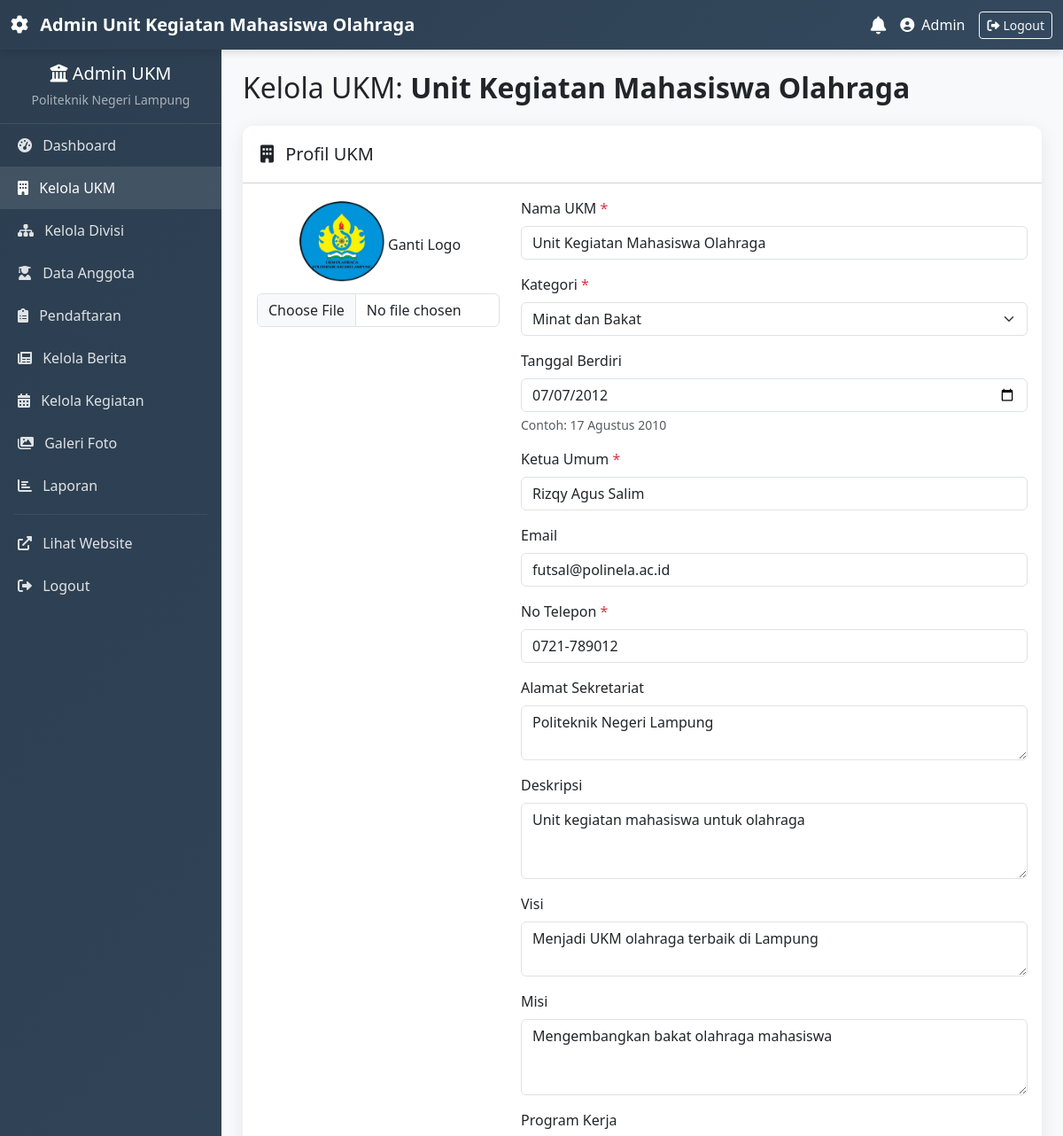
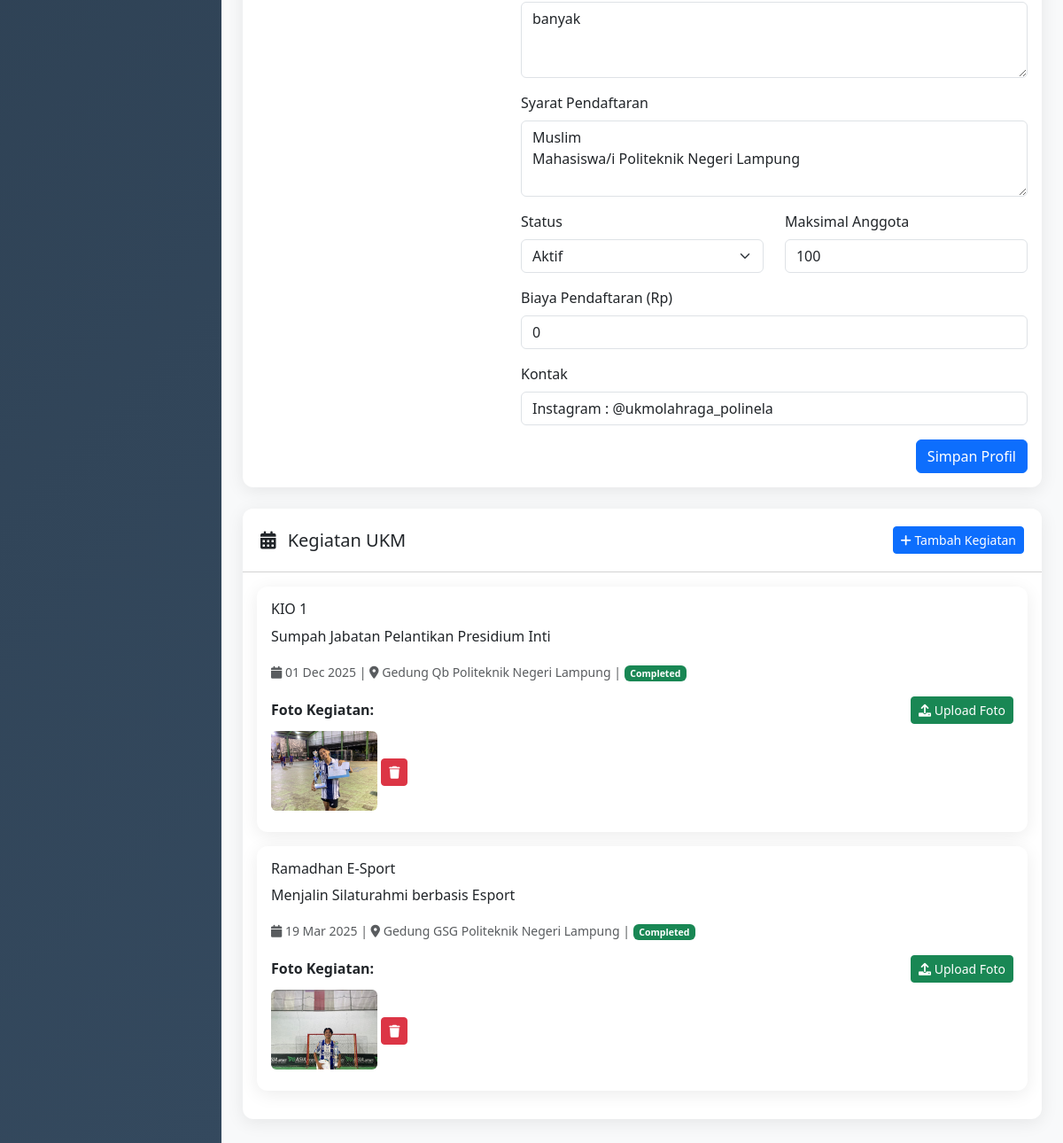
The page /admin/kelola_ukm.php (signed in) on the database as committed earlier (2 pictures, top to bottom).
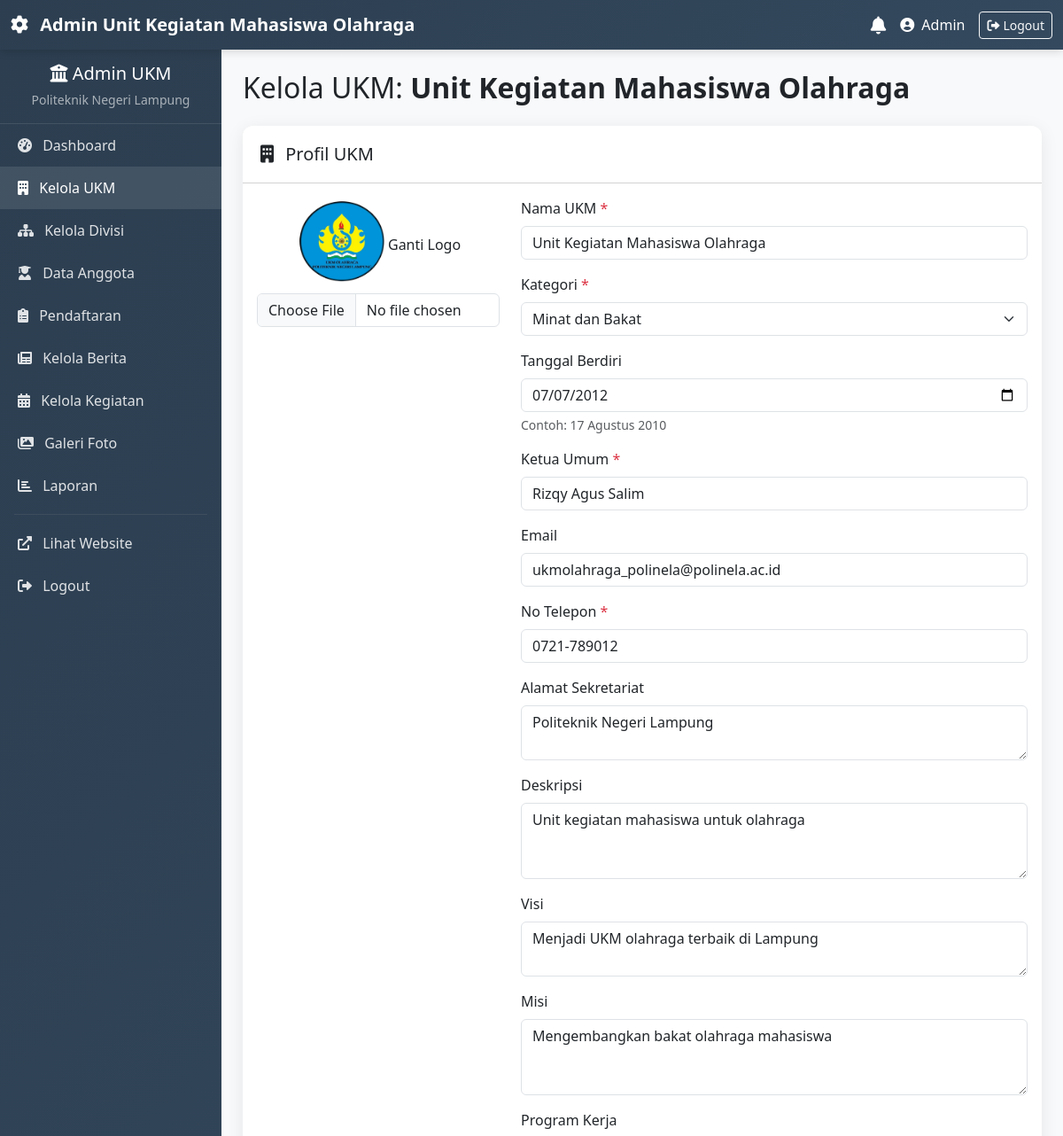
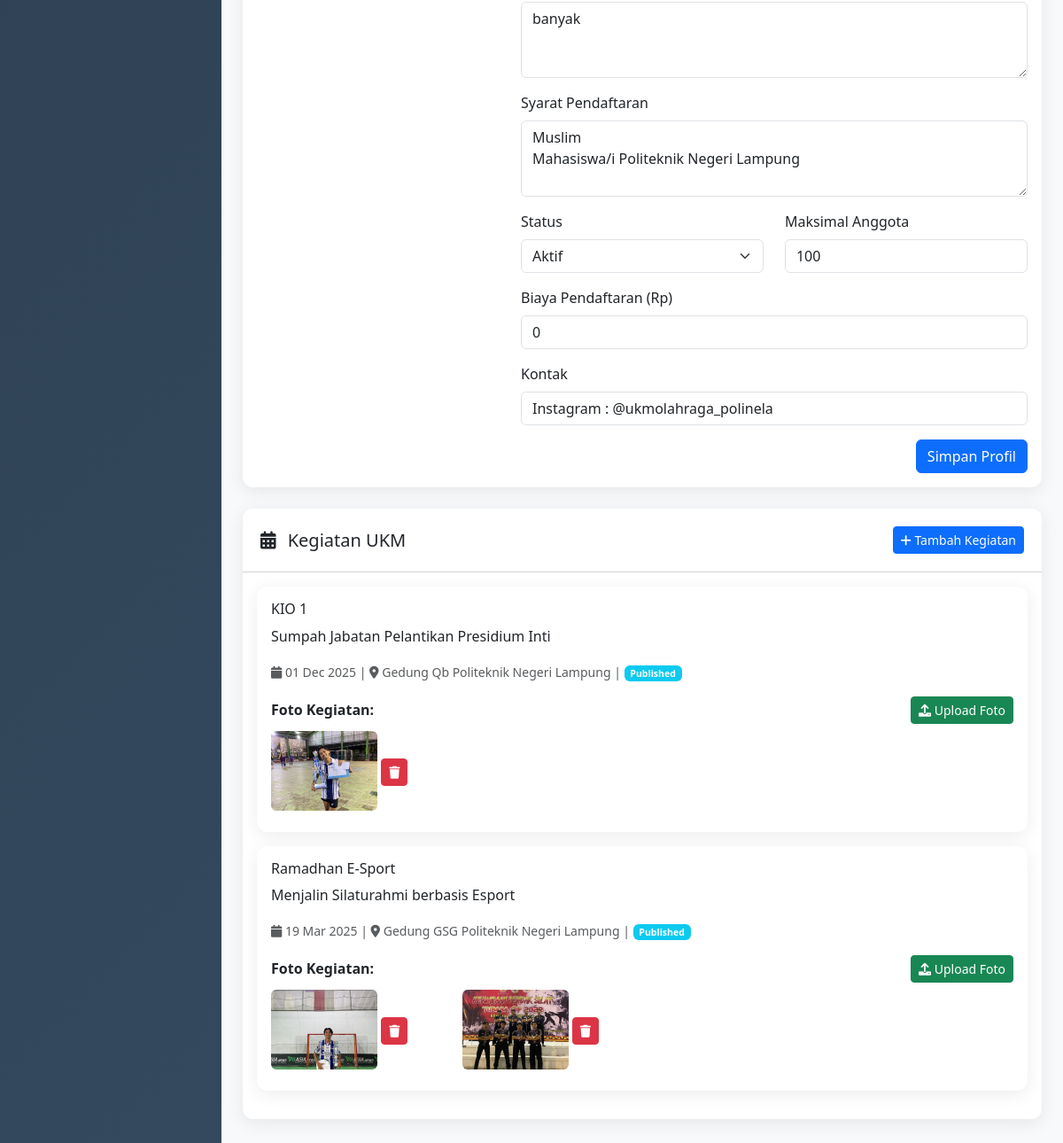
The same page on the database as committed later (2 pictures, top to bottom).
### tables this page shows
CREATE TABLE `ukm` (
  `id` int(11) NOT NULL,
  `nama_ukm` varchar(100) NOT NULL,
  `deskripsi` text DEFAULT NULL,
  `tahun_berdiri` date DEFAULT NULL,
  `kategori_id` int(11) DEFAULT NULL,
  `logo` varchar(255) DEFAULT NULL,
  `ketua_umum` varchar(100) DEFAULT NULL,
  `email` varchar(100) DEFAULT NULL,
  `no_telepon` varchar(20) DEFAULT NULL,
  `alamat_sekretariat` text DEFAULT NULL,
  `visi` text DEFAULT NULL,
  `misi` text DEFAULT NULL,
  `program_kerja` text DEFAULT NULL,
  `syarat_pendaftaran` text DEFAULT NULL,
  `status` enum('aktif','nonaktif') DEFAULT 'aktif',
  `max_anggota` int(11) DEFAULT 100,
  `biaya_pendaftaran` decimal(10,2) DEFAULT 0.00,
  `created_at` timestamp NOT NULL DEFAULT current_timestamp(),
  `updated_at` datetime DEFAULT NULL,
  `kontak` varchar(50) DEFAULT NULL,
  `admin_id` int(11) NOT NULL
);

CREATE TABLE `kegiatan_ukm` (
  `id` int(11) NOT NULL,
  `ukm_id` int(11) NOT NULL,
  `nama_kegiatan` varchar(255) NOT NULL,
  `deskripsi_kegiatan` text DEFAULT NULL,
  `tanggal_mulai` date NOT NULL,
  `tanggal_selesai` date DEFAULT NULL,
  `lokasi` varchar(255) DEFAULT NULL,
  `biaya` decimal(10,2) DEFAULT 0.00,
  `status` enum('draft','published','completed') DEFAULT 'draft',
  `created_at` timestamp NOT NULL DEFAULT current_timestamp()
);

CREATE TABLE `foto_kegiatan` (
  `id` int(11) NOT NULL,
  `kegiatan_id` int(11) NOT NULL,
  `foto` varchar(255) NOT NULL,
  `file_name` varchar(255) NOT NULL,
  `keterangan` varchar(255) DEFAULT NULL,
  `created_at` timestamp NOT NULL DEFAULT current_timestamp()
);

CREATE TABLE `kategori_ukm` (
  `id` int(11) NOT NULL,
  `nama_kategori` varchar(100) NOT NULL,
  `deskripsi` text DEFAULT NULL,
  `created_at` timestamp NOT NULL DEFAULT current_timestamp()
);

### config/functions.php (called while the page is built, shortened)
<?php
function getAllKategoriUKM() {
    $db = (new Database())->getConnection();
    try {
        $stmt = $db->prepare("SELECT * FROM kategori_ukm ORDER BY nama_kategori");
        $stmt->execute();
        return $stmt->fetchAll(PDO::FETCH_ASSOC);
    } catch (PDOException $e) {
        return [];
    }
}

### admin/kelola_ukm.php (the view, shortened to what the changed rows need)
<?php
require_once '../config/functions.php';
$ukm_id = (int)$_SESSION['ukm_id'];
$database = new Database();
$db = $database->getConnection();
$stmt = $db->prepare("SELECT u.*, k.nama_kategori FROM ukm u LEFT JOIN kategori_ukm k ON u.kategori_id = k.id WHERE u.id = :ukm_id");
$stmt->bindParam(':ukm_id', $ukm_id, PDO::PARAM_INT);
$stmt->execute();
$ukm = $stmt->fetch(PDO::FETCH_ASSOC);
$kategori_list = getAllKategoriUKM();
$stmt_keg = $db->prepare("SELECT * FROM kegiatan_ukm WHERE ukm_id = :ukm_id ORDER BY tanggal_mulai DESC");
$stmt_keg->bindParam(':ukm_id', $ukm_id, PDO::PARAM_INT);
$stmt_keg->execute();
$kegiatan_list = $stmt_keg->fetchAll(PDO::FETCH_ASSOC);
?>
<?php include 'layout.php'; ?>
<div class="p-4">
    <h2 class="mb-4">Kelola UKM: <strong><?= htmlspecialchars($ukm['nama_ukm']) ?></strong></h2>
    <div class="card mb-4">
        <div class="card-body">
            <form method="POST" enctype="multipart/form-data">
                <div class="row">
                    <div class="col-md-4 text-center mb-3">
                        <?php if (!empty($ukm['logo'])): ?>
                            <img src="../uploads/<?= htmlspecialchars($ukm['logo']) ?>" class="logo-img mb-2" alt="Logo">
                        <?php else: ?>
                            <div class="logo-img bg-secondary d-flex align-items-center justify-content-center">
                                <i class="fas fa-image text-white fa-2x"></i>
                            </div>
                        <?php endif; ?>
                        <label class="form-label">Ganti Logo</label>
                        <input type="file" class="form-control" name="logo" accept=".jpg,.jpeg,.png">
                    </div>
                    <div class="col-md-8">
                        <div class="mb-3">
                            <label class="form-label">Nama UKM <span class="text-danger">*</span></label>
                            <input type="text" class="form-control" name="nama_ukm" value="<?= htmlspecialchars($ukm['nama_ukm']) ?>" required>
                        </div>
                        <div class="mb-3">
                            <label class="form-label">Kategori <span class="text-danger">*</span></label>
                            <select class="form-select" name="kategori_id" required>
                                <?php foreach ($kategori_list as $k): ?>
                                    <option value="<?= $k['id'] ?>" <?= $k['id'] == $ukm['kategori_id'] ? 'selected' : '' ?>>
                                        <?= htmlspecialchars($k['nama_kategori']) ?>
                                    </option>
                                <?php endforeach; ?>
                            </select>
                        </div>
                        <div class="mb-3">
                            <label class="form-label">Tanggal Berdiri</label>
                            <input type="date" class="form-control" name="tahun_berdiri"
                                   value="<?= !empty($ukm['tahun_berdiri']) ? htmlspecialchars($ukm['tahun_berdiri']) : '' ?>"
                                   max="<?= date('Y-m-d') ?>">
                            <div class="form-text">Contoh: 17 Agustus 2010</div>
                        </div>
                        <div class="mb-3">
                            <label class="form-label">Ketua Umum <span class="text-danger">*</span></label>
                            <input type="text" class="form-control" name="ketua_umum" value="<?= htmlspecialchars($ukm['ketua_umum']) ?>" required>
                        </div>
                        <div class="mb-3">
                            <label class="form-label">Email</label>
                            <input type="email" class="form-control" name="email" value="<?= htmlspecialchars($ukm['email']) ?>">
                        </div>
                        <div class="mb-3">
                            <label class="form-label">No Telepon <span class="text-danger">*</span></label>
                            <input type="text" class="form-control" name="no_telepon" value="<?= htmlspecialchars($ukm['no_telepon']) ?>" required>
                        </div>
                        <div class="mb-3">
                            <label class="form-label">Alamat Sekretariat</label>
                            <textarea class="form-control" name="alamat_sekretariat" rows="2"><?= htmlspecialchars($ukm['alamat_sekretariat']) ?></textarea>
                        </div>
                        <div class="mb-3">
                            <label class="form-label">Deskripsi</label>
                            <textarea class="form-control" name="deskripsi" rows="3"><?= htmlspecialchars($ukm['deskripsi']) ?></textarea>
                        </div>
                        <div class="mb-3">
                            <label class="form-label">Visi</label>
                            <textarea class="form-control" name="visi" rows="2"><?= htmlspecialchars($ukm['visi']) ?></textarea>
                        </div>
                        <div class="mb-3">
                            <label class="form-label">Misi</label>
                            <textarea class="form-control" name="misi" rows="3"><?= htmlspecialchars($ukm['misi']) ?></textarea>
                        </div>
                        <div class="mb-3">
                            <label class="form-label">Program Kerja</label>
                            <textarea class="form-control" name="program_kerja" rows="3"><?= htmlspecialchars($ukm['program_kerja']) ?></textarea>
                        </div>
                        <div class="mb-3">
                            <label class="form-label">Syarat Pendaftaran</label>
                            <textarea class="form-control" name="syarat_pendaftaran" rows="3"><?= htmlspecialchars($ukm['syarat_pendaftaran']) ?></textarea>
                        </div>
                        <div class="row">
                            <div class="col-md-6 mb-3">
                                <label class="form-label">Status</label>
                                <select class="form-select" name="status">
                                    <option value="aktif" <?= $ukm['status'] == 'aktif' ? 'selected' : '' ?>>Aktif</option>
                                </select>
                            </div>
                            <div class="col-md-6 mb-3">
                                <label class="form-label">Maksimal Anggota</label>
                                <input type="number" class="form-control" name="max_anggota" value="<?= (int)$ukm['max_anggota'] ?>">
                            </div>
                        </div>
                        <div class="mb-3">
                            <label class="form-label">Biaya Pendaftaran (Rp)</label>
                            <input type="number" step="0.01" class="form-control" name="biaya_pendaftaran" value="<?= (float)$ukm['biaya_pendaftaran'] ?>">
                        </div>
                        <div class="mb-3">
                            <label class="form-label">Kontak</label>
                            <input type="text" class="form-control" name="kontak" value="<?= htmlspecialchars($ukm['kontak']) ?>">
                        </div>
                    </div>
                </div>
            </form>
        </div>
    </div>
    <div class="card">
        <div class="card-body">
            <?php if (empty($kegiatan_list)): ?>
                <p class="text-muted text-center py-3">Belum ada kegiatan.</p>
            <?php else: ?>
                <?php foreach ($kegiatan_list as $keg): ?>
                    <div class="card mb-3">
                        <div class="card-body">
                            <h6><?= htmlspecialchars($keg['nama_kegiatan']) ?></h6>
                            <p><?= htmlspecialchars($keg['deskripsi_kegiatan']) ?></p>
                            <small class="text-muted">
                                <i class="fas fa-calendar"></i> <?= date('d M Y', strtotime($keg['tanggal_mulai'])) ?> |
                                <i class="fas fa-map-marker-alt"></i> <?= htmlspecialchars($keg['lokasi']) ?> |
                                <span class="badge bg-<?= $keg['status'] == 'completed' ? 'success' : ($keg['status'] == 'published' ? 'info' : 'secondary') ?>"><?= ucfirst($keg['status']) ?></span>
                            </small>
                            <div class="mt-3">
                                <div class="d-flex justify-content-between align-items-center mb-2">
                                    <strong>Foto Kegiatan:</strong>
                                    <button class="btn btn-sm btn-success" data-bs-toggle="modal" data-bs-target="#modalUploadFoto"
                                            onclick="document.getElementById('kegiatan_id_foto').value = <?= $keg['id'] ?>">
                                        <i class="fas fa-upload"></i> Upload Foto
                                    </button>
                                </div>
                                <?php
                                $stmt_foto = $db->prepare("SELECT * FROM foto_kegiatan WHERE kegiatan_id = ? ORDER BY id ASC");
                                $stmt_foto->execute([$keg['id']]);
                                $foto_list = $stmt_foto->fetchAll(PDO::FETCH_ASSOC);
                                ?>
                                <?php if (empty($foto_list)): ?>
                                    <p class="text-muted">Belum ada foto.</p>
                                <?php else: ?>
                                    <div class="row">
                                        <?php foreach ($foto_list as $foto): ?>
                                            <div class="col-md-3 mb-2">
                                                <img src="../uploads/kegiatan/<?= htmlspecialchars($foto['foto']) ?>" class="foto-thumb" alt="Foto">
                                                <a href="?hapus_foto=<?= $foto['id'] ?>" class="btn btn-danger btn-sm mt-1"
                                                   onclick="return confirm('Hapus foto ini?')">
                                                    <i class="fas fa-trash"></i>
                                                </a>
                                            </div>
                                        <?php endforeach; ?>
                                    </div>
                                <?php endif; ?>
                            </div>
                        </div>
                    </div>
                <?php endforeach; ?>
            <?php endif; ?>
        </div>
    </div>
</div>
<?php include 'footer.php'; ?>

Rows that differ between the two databases and show on the page:
changed ukm "Unit Kegiatan Mahasiswa Olahraga": email "futsal@polinela.ac.id" → "ukmolahraga_polinela@polinela.ac.id"
changed kegiatan_ukm "KIO 1": status "Completed" → "Published"
changed kegiatan_ukm "Ramadhan E-Sport": status "Completed" → "Published"
added foto_kegiatan: foto (picture), shown under kegiatan_ukm "Ramadhan E-Sport"
